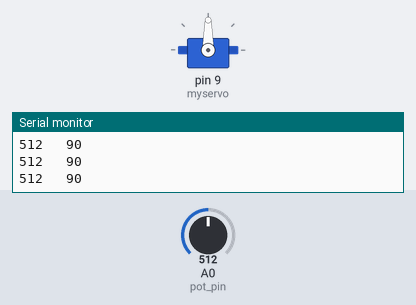
The sketch below on a simulated Arduino Uno, built with avr-gcc and run on an emulated ATmega328P. On the bench: servo, the last lines printed to the serial monitor. The test bench sets the inputs (shaded band); at power-on: A0 (pot_pin) = 512.

Above: at 1.2 s.
1.3 s: A0 (pot_pin) set to 716
At 2.2 s:
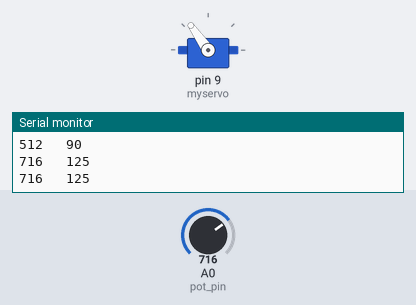
3.0 s: A0 (pot_pin) set to 900
At 3.5 s:
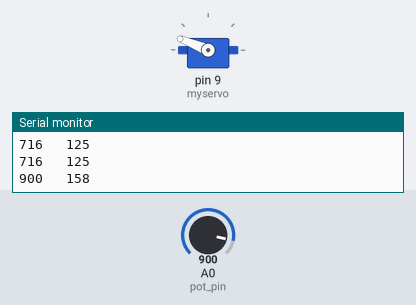
4.5 s: A0 (pot_pin) set to 1023
At 4.8 s:
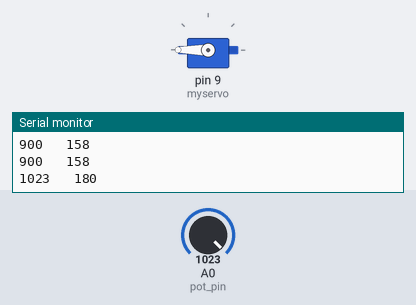
6.0 s: A0 (pot_pin) set to 306
At 7.2 s:
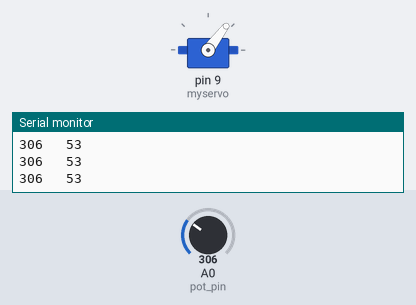
7.5 s: A0 (pot_pin) set to 122
At 8.5 s:
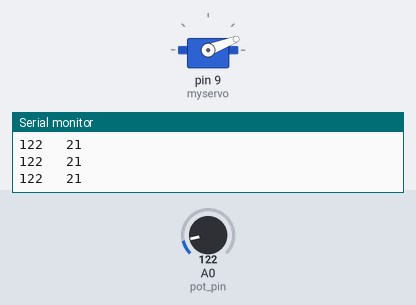
9.0 s: A0 (pot_pin) set to 0
At 9.8 s:
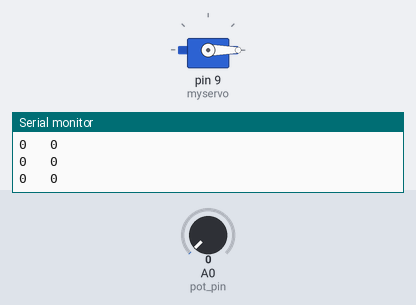
Timing chart, 0 to 11.5 s (numbered marks = the images above; inputs shaded):
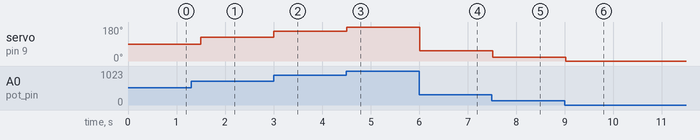

Measured:
- after the input at 1.3 s, servo on pin 9 (myservo): 90° → 125° after 0.20 s
- after the input at 3.0 s, servo on pin 9 (myservo): 125° → 158° at once
- after the input at 4.5 s, servo on pin 9 (myservo): 158° → 180° at once
- after the input at 6.0 s, servo on pin 9 (myservo): 180° → 53° at once
- after the input at 7.5 s, servo on pin 9 (myservo): 53° → 21° at once
- after the input at 9.0 s, servo on pin 9 (myservo): 21° → 0° at once

The sketch:

servo_motor_control_part2.ino
```cpp
#include <Servo.h>    // include Servo library functions
Servo myservo;        // create servo object to control a servo

int pot_pin = 0;      // analog pin used to connect the potentiometer
int pot_val=A0;          // variable to read the value from the analog pin
int servo_pos;        // variable to read the value from the analog pin

void setup() {
  myservo.attach(9);  // attaches the servo on pin 9
  Serial.begin(9600); // initialize serial port
}

void loop() {
  pot_val   = analogRead(pot_pin);           // read value of potentiometer (value from 0 to 1023)
  servo_pos = map(pot_val, 0, 1023, 0, 180); // scale it to control the servo (value from 0 to 180)
  myservo.write(servo_pos);                  // set the servo position according to the scaled value
  delay(250);                                // wait for the servo to get there
  Serial.print(pot_val);                     // print values in serial monitor window
  Serial.print("   ");
  Serial.println(servo_pos);
}
```
